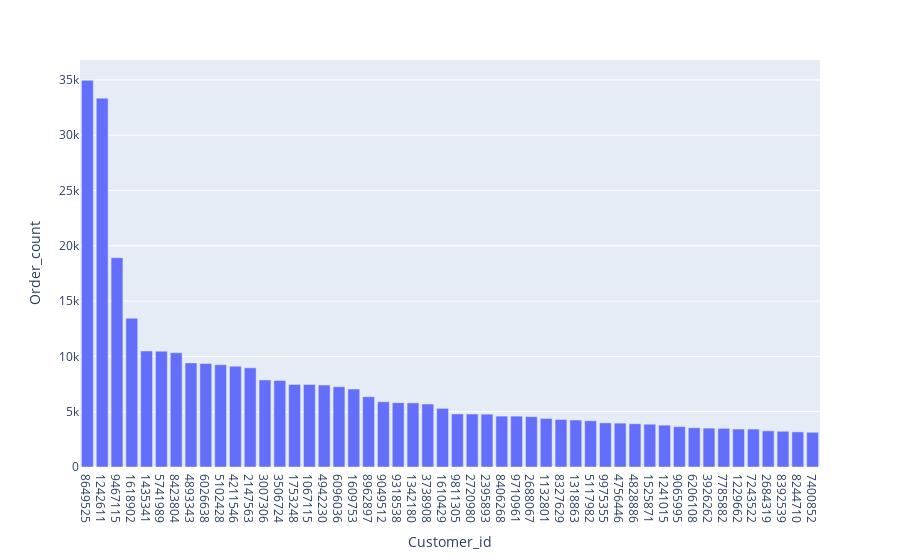

Notebook code cell kept with this figure:
### Code cell
# Visualize the amount of sales to customers on the descending order

supplier_count= supplier_count.sort_values('Order_count',ascending=False).reset_index(drop=True)
supplier_count_top= supplier_count.head(50)

fig = px.bar(supplier_count_top, x='Customer_id', y='Order_count')
fig.show()

### Figure 1 — Plotly figure (JSON) as saved in the notebook; plotly's stock layout.template omitted (floating-point values rounded to 4 significant figures)
{"data": [{"alignmentgroup": "True", "hovertemplate": "Customer_id=%{x}<br>Order_count=%{y}<extra></extra>", "legendgroup": "", "marker": {"color": "#636efa"}, "name": "", "offsetgroup": "", "orientation": "v", "showlegend": false, "textposition": "auto", "type": "bar", "x": ["8649525", "1242611", "9467115", "1618902", "1435341", "5741989", "8423804", "4893343", "6026638", "5102428", "4211546", "2147563", "3007306", "3506724", "1753248", "1067115", "4942230", "6096036", "1609753", "8962897", "9049512", "9318538", "1342180", "3738908", "1610429", "9811305", "2720980", "2395893", "8406268", "9710961", "2688067", "1132801", "8327629", "1318863", "5117982", "9975355", "4756446", "4828886", "1525871", "1241015", "9065995", "6206108", "3926262", "7785882", "1229662", "7243522", "2684319", "8392539", "8244710", "7400852"], "xaxis": "x", "y": [34963, 33355, 18927, 13450, 10490, 10472, 10330, 9415, 9362, 9254, 9119, 8969, 7876, 7817, 7470, 7461, 7415, 7254, 7047, 6351, 5903, 5819, 5797, 5696, 5303, 4800, 4790, 4779, 4602, 4600, 4551, 4393, 4300, 4247, 4183, 3992, 3968, 3914, 3869, 3784, 3651, 3548, 3516, 3492, 3433, 3430, 3272, 3231, 3174, 3139], "yaxis": "y"}], "layout": {"barmode": "relative", "legend": {"tracegroupgap": 0}, "margin": {"t": 60}, "xaxis": {"anchor": "y", "domain": [0, 1], "title": {"text": "Customer_id"}}, "yaxis": {"anchor": "x", "domain": [0, 1], "title": {"text": "Order_count"}}}}
